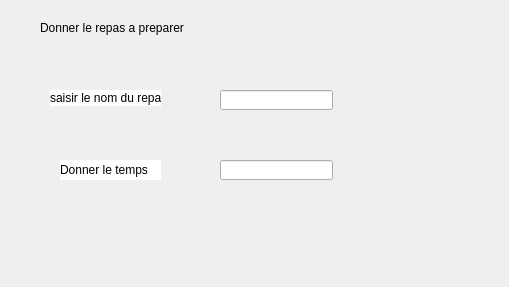
<?xml version="1.0" encoding="UTF-8"?>
<ui version="4.0">
 <class>crudfood</class>
 <widget class="QDialog" name="crudfood">
  <property name="geometry">
   <rect>
    <x>0</x>
    <y>0</y>
    <width>509</width>
    <height>287</height>
   </rect>
  </property>
  <property name="windowTitle">
   <string>AJOUTER REPAS</string>
  </property>
  <property name="styleSheet">
   <string notr="true"/>
  </property>
  <widget class="QLabel" name="label">
   <property name="geometry">
    <rect>
     <x>40</x>
     <y>20</y>
     <width>181</width>
     <height>16</height>
    </rect>
   </property>
   <property name="styleSheet">
    <string notr="true">font: 11pt &quot;Impact&quot;;</string>
   </property>
   <property name="text">
    <string>Donner le repas a preparer</string>
   </property>
  </widget>
  <widget class="QLabel" name="label_2">
   <property name="geometry">
    <rect>
     <x>50</x>
     <y>90</y>
     <width>111</width>
     <height>16</height>
    </rect>
   </property>
   <property name="styleSheet">
    <string notr="true">font: 9pt &quot;Impact&quot;;
background-color: rgb(255, 255, 255);</string>
   </property>
   <property name="text">
    <string>saisir le nom du repas</string>
   </property>
  </widget>
  <widget class="QLabel" name="label_3">
   <property name="geometry">
    <rect>
     <x>60</x>
     <y>160</y>
     <width>101</width>
     <height>20</height>
    </rect>
   </property>
   <property name="styleSheet">
    <string notr="true">font: 9pt &quot;Impact&quot;;
background-color: rgb(255, 255, 255);</string>
   </property>
   <property name="text">
    <string>Donner le temps</string>
   </property>
  </widget>
  <widget class="QLineEdit" name="lineEdit_2">
   <property name="geometry">
    <rect>
     <x>220</x>
     <y>90</y>
     <width>113</width>
     <height>20</height>
    </rect>
   </property>
  </widget>
  <widget class="QPushButton" name="pushButton">
   <property name="geometry">
    <rect>
     <x>390</x>
     <y>210</y>
     <width>121</width>
     <height>81</height>
    </rect>
   </property>
   <property name="styleSheet">
    <string notr="true">border:none;</string>
   </property>
   <property name="text">
    <string/>
   </property>
   <property name="icon">
    <iconset resource="image.qrc">
     <normaloff>:/image/image/logo.png</normaloff>:/image/image/logo.png</iconset>
   </property>
   <property name="iconSize">
    <size>
     <width>28</width>
     <height>28</height>
    </size>
   </property>
  </widget>
  <widget class="QLineEdit" name="lineEdit_3">
   <property name="geometry">
    <rect>
     <x>220</x>
     <y>160</y>
     <width>113</width>
     <height>20</height>
    </rect>
   </property>
  </widget>
 </widget>
 <resources>
  <include location="image.qrc"/>
 </resources>
 <connections/>
</ui>
